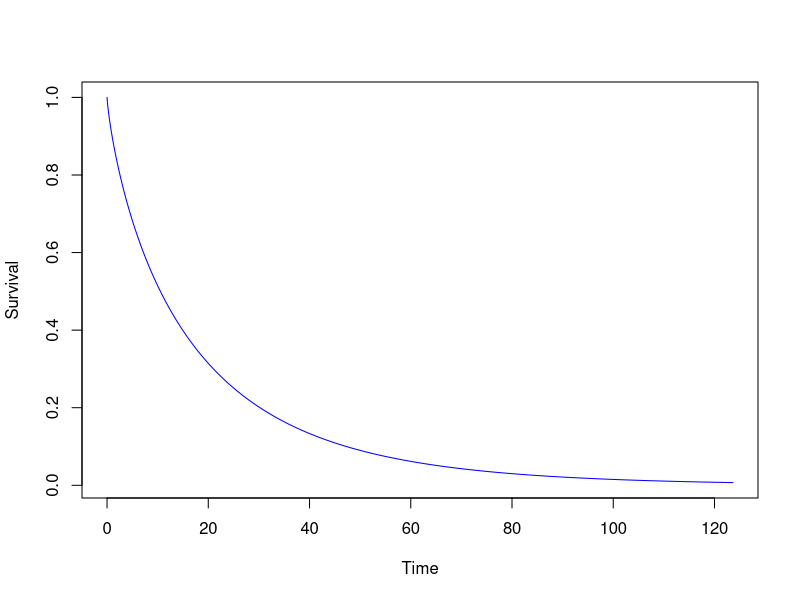
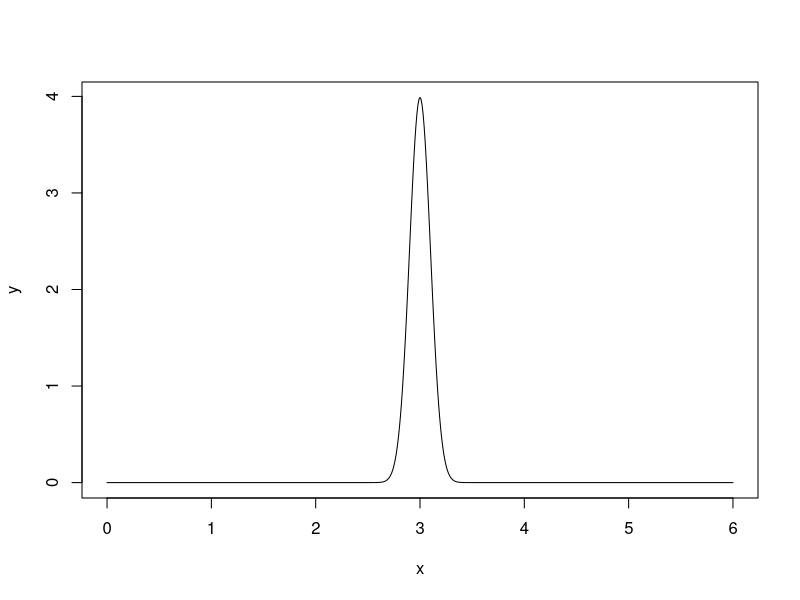
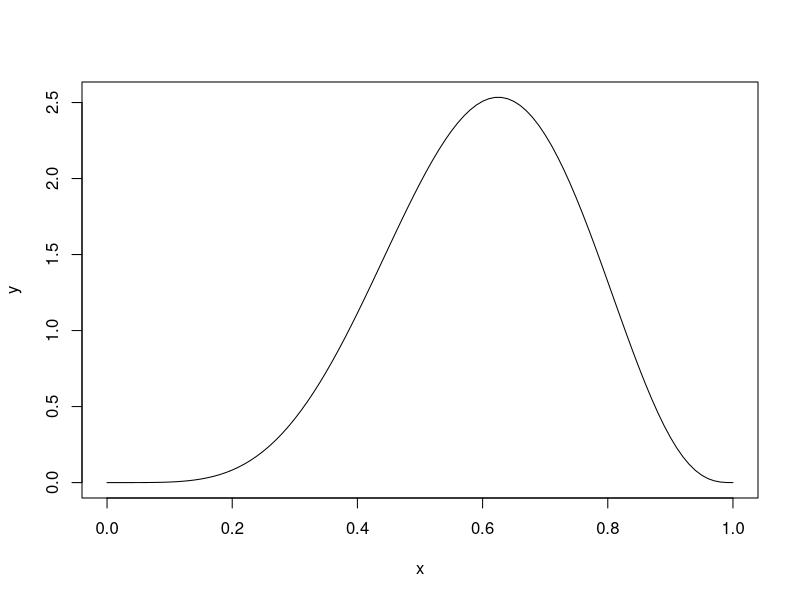

Here is the R script that generated these plots, in order:


#Need to look at what we actually need to compute assurance??
#We are sampling from the control and treatment curves
#But maybe we only need number of events that occur (or do not occur) by the time-point that the assurance is going to take place>

#We could compute assurance in the way that we have done previously
#Then find a 'quicker' way by just estimating the number of events


#We assume the control is lambda2 = 0.06, gamma2 = 0.8

lambda2 <- 0.06
gamma2 <- 0.8

controltime <- seq(0, exp((1.527/gamma2)-log(lambda2))*1.1, by=0.01)
controlsurv <- exp(-(lambda2*controltime)^gamma2)
plot(controltime, controlsurv, type="l", col="blue", ylab="Survival", xlab = "Time")

#We assume T comes from a Normal(3, 0.01) dist

x <- seq(0, 6, by=0.01)
y <- dnorm(x, mean = 3, sd = sqrt(0.01))
plot(x, y, type="l")

#We assume HR comes from a Beta(6, 4) dist

x <- seq(0, 1, by=0.01)
y <- dbeta(x, 6, 4)
plot(x, y, type="l")

#Now we calculate assurance for these chosen inputs - the way we have previously been doing

bigT <- rnorm(1, 3, sd = sqrt(0.01))
HR <- rbeta(1, 6, 4)
lambda1 <- exp((log(HR)/gamma2)+log(lambda2))
gamma1 <- gamma2

treatmenttime <- seq(bigT, exp((1.527/gamma2)-log(lambda2))*1.1, by=0.01)
treatmentsurv <- exp(-(lambda2*bigT)^gamma2 - lambda1^gamma1*(treatmenttime^gamma1-bigT^gamma1))

timecombined <- c(controltime, treatmenttime)
survcombined <- c(controlsurv, treatmentsurv)

lines(treatmenttime, treatmentsurv, col="red")











